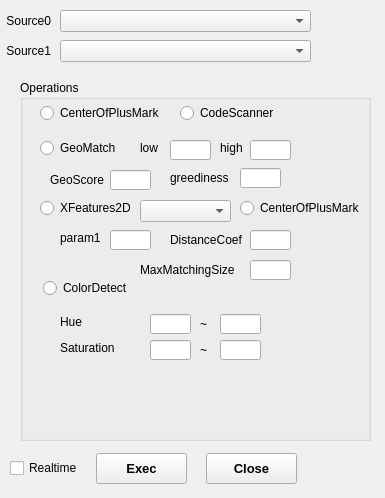
<?xml version="1.0" encoding="UTF-8"?>
<ui version="4.0">
 <class>DialogApplication</class>
 <widget class="QWidget" name="DialogApplication">
  <property name="geometry">
   <rect>
    <x>0</x>
    <y>0</y>
    <width>385</width>
    <height>498</height>
   </rect>
  </property>
  <property name="mouseTracking">
   <bool>false</bool>
  </property>
  <property name="tabletTracking">
   <bool>true</bool>
  </property>
  <property name="windowTitle">
   <string>Application</string>
  </property>
  <widget class="QPushButton" name="pushButtonClose">
   <property name="geometry">
    <rect>
     <x>206</x>
     <y>453</y>
     <width>91</width>
     <height>31</height>
    </rect>
   </property>
   <property name="font">
    <font>
     <family>Arial</family>
     <pointsize>10</pointsize>
     <weight>75</weight>
     <bold>true</bold>
    </font>
   </property>
   <property name="text">
    <string>Close</string>
   </property>
  </widget>
  <widget class="QPushButton" name="pushButtonExec">
   <property name="geometry">
    <rect>
     <x>96</x>
     <y>453</y>
     <width>91</width>
     <height>31</height>
    </rect>
   </property>
   <property name="font">
    <font>
     <family>Arial</family>
     <pointsize>10</pointsize>
     <weight>75</weight>
     <bold>true</bold>
    </font>
   </property>
   <property name="text">
    <string>Exec</string>
   </property>
  </widget>
  <widget class="QCheckBox" name="chkBoxRealtime">
   <property name="geometry">
    <rect>
     <x>10</x>
     <y>460</y>
     <width>71</width>
     <height>16</height>
    </rect>
   </property>
   <property name="text">
    <string>Realtime</string>
   </property>
  </widget>
  <widget class="QLabel" name="label_4">
   <property name="geometry">
    <rect>
     <x>0</x>
     <y>10</y>
     <width>51</width>
     <height>21</height>
    </rect>
   </property>
   <property name="text">
    <string>Source0</string>
   </property>
   <property name="alignment">
    <set>Qt::AlignRight|Qt::AlignTrailing|Qt::AlignVCenter</set>
   </property>
  </widget>
  <widget class="QComboBox" name="comboBoxSource0">
   <property name="geometry">
    <rect>
     <x>60</x>
     <y>10</y>
     <width>251</width>
     <height>22</height>
    </rect>
   </property>
  </widget>
  <widget class="QGroupBox" name="OperationsGroup">
   <property name="geometry">
    <rect>
     <x>20</x>
     <y>80</y>
     <width>351</width>
     <height>361</height>
    </rect>
   </property>
   <property name="title">
    <string>Operations</string>
   </property>
   <widget class="QRadioButton" name="radioButtonCenterOfPlusMark">
    <property name="geometry">
     <rect>
      <x>20</x>
      <y>25</y>
      <width>131</width>
      <height>16</height>
     </rect>
    </property>
    <property name="text">
     <string>CenterOfPlusMark</string>
    </property>
   </widget>
   <widget class="QRadioButton" name="radioButtonCodeScanner">
    <property name="geometry">
     <rect>
      <x>160</x>
      <y>25</y>
      <width>111</width>
      <height>16</height>
     </rect>
    </property>
    <property name="text">
     <string>CodeScanner</string>
    </property>
   </widget>
   <widget class="QRadioButton" name="radioButtonGeoMatch">
    <property name="geometry">
     <rect>
      <x>20</x>
      <y>60</y>
      <width>111</width>
      <height>16</height>
     </rect>
    </property>
    <property name="text">
     <string>GeoMatch</string>
    </property>
   </widget>
   <widget class="QLineEdit" name="editGeoHigh">
    <property name="geometry">
     <rect>
      <x>230</x>
      <y>60</y>
      <width>41</width>
      <height>20</height>
     </rect>
    </property>
   </widget>
   <widget class="QLineEdit" name="editGeoLow">
    <property name="geometry">
     <rect>
      <x>150</x>
      <y>60</y>
      <width>41</width>
      <height>20</height>
     </rect>
    </property>
   </widget>
   <widget class="QLabel" name="label_2">
    <property name="geometry">
     <rect>
      <x>200</x>
      <y>60</y>
      <width>31</width>
      <height>16</height>
     </rect>
    </property>
    <property name="text">
     <string>high</string>
    </property>
   </widget>
   <widget class="QLabel" name="label">
    <property name="geometry">
     <rect>
      <x>120</x>
      <y>60</y>
      <width>31</width>
      <height>16</height>
     </rect>
    </property>
    <property name="text">
     <string>low</string>
    </property>
   </widget>
   <widget class="QLabel" name="label_5">
    <property name="geometry">
     <rect>
      <x>150</x>
      <y>90</y>
      <width>71</width>
      <height>16</height>
     </rect>
    </property>
    <property name="text">
     <string>greediness</string>
    </property>
   </widget>
   <widget class="QLineEdit" name="editGeoGreediness">
    <property name="geometry">
     <rect>
      <x>220</x>
      <y>88</y>
      <width>41</width>
      <height>20</height>
     </rect>
    </property>
   </widget>
   <widget class="QLineEdit" name="editParam1">
    <property name="geometry">
     <rect>
      <x>90</x>
      <y>150</y>
      <width>41</width>
      <height>20</height>
     </rect>
    </property>
   </widget>
   <widget class="QLabel" name="label_3">
    <property name="geometry">
     <rect>
      <x>40</x>
      <y>150</y>
      <width>51</width>
      <height>16</height>
     </rect>
    </property>
    <property name="text">
     <string>param1</string>
    </property>
   </widget>
   <widget class="QRadioButton" name="radioButtonXFeatures2D">
    <property name="geometry">
     <rect>
      <x>20</x>
      <y>120</y>
      <width>111</width>
      <height>16</height>
     </rect>
    </property>
    <property name="text">
     <string>XFeatures2D</string>
    </property>
   </widget>
   <widget class="QComboBox" name="comboBoxDetector">
    <property name="geometry">
     <rect>
      <x>120</x>
      <y>120</y>
      <width>91</width>
      <height>22</height>
     </rect>
    </property>
   </widget>
   <widget class="QLineEdit" name="editGeoScore">
    <property name="geometry">
     <rect>
      <x>90</x>
      <y>90</y>
      <width>41</width>
      <height>20</height>
     </rect>
    </property>
   </widget>
   <widget class="QLabel" name="label_6">
    <property name="geometry">
     <rect>
      <x>30</x>
      <y>90</y>
      <width>61</width>
      <height>20</height>
     </rect>
    </property>
    <property name="text">
     <string>GeoScore</string>
    </property>
   </widget>
   <widget class="QLabel" name="label_8">
    <property name="geometry">
     <rect>
      <x>150</x>
      <y>150</y>
      <width>81</width>
      <height>20</height>
     </rect>
    </property>
    <property name="text">
     <string>DistanceCoef</string>
    </property>
   </widget>
   <widget class="QLineEdit" name="editDistanceCoef">
    <property name="geometry">
     <rect>
      <x>230</x>
      <y>150</y>
      <width>41</width>
      <height>20</height>
     </rect>
    </property>
   </widget>
   <widget class="QLineEdit" name="editMaxMatchingSize">
    <property name="geometry">
     <rect>
      <x>230</x>
      <y>180</y>
      <width>41</width>
      <height>20</height>
     </rect>
    </property>
   </widget>
   <widget class="QLabel" name="label_9">
    <property name="geometry">
     <rect>
      <x>120</x>
      <y>180</y>
      <width>111</width>
      <height>20</height>
     </rect>
    </property>
    <property name="text">
     <string>MaxMatchingSize</string>
    </property>
   </widget>
   <widget class="QRadioButton" name="radioButtonColorDetect">
    <property name="geometry">
     <rect>
      <x>23</x>
      <y>200</y>
      <width>111</width>
      <height>16</height>
     </rect>
    </property>
    <property name="text">
     <string>ColorDetect</string>
    </property>
   </widget>
   <widget class="QRadioButton" name="radioButtonCodeScanner_2">
    <property name="geometry">
     <rect>
      <x>360</x>
      <y>120</y>
      <width>111</width>
      <height>16</height>
     </rect>
    </property>
    <property name="text">
     <string>CodeScanner</string>
    </property>
   </widget>
   <widget class="QRadioButton" name="radioButtonCenterOfPlusMark_2">
    <property name="geometry">
     <rect>
      <x>220</x>
      <y>120</y>
      <width>131</width>
      <height>16</height>
     </rect>
    </property>
    <property name="text">
     <string>CenterOfPlusMark</string>
    </property>
   </widget>
  </widget>
  <widget class="QLabel" name="label_7">
   <property name="geometry">
    <rect>
     <x>0</x>
     <y>40</y>
     <width>51</width>
     <height>21</height>
    </rect>
   </property>
   <property name="text">
    <string>Source1</string>
   </property>
   <property name="alignment">
    <set>Qt::AlignRight|Qt::AlignTrailing|Qt::AlignVCenter</set>
   </property>
  </widget>
  <widget class="QComboBox" name="comboBoxSource1">
   <property name="geometry">
    <rect>
     <x>60</x>
     <y>40</y>
     <width>251</width>
     <height>22</height>
    </rect>
   </property>
  </widget>
  <widget class="QLabel" name="label_10">
   <property name="geometry">
    <rect>
     <x>60</x>
     <y>314</y>
     <width>51</width>
     <height>16</height>
    </rect>
   </property>
   <property name="text">
    <string>Hue</string>
   </property>
  </widget>
  <widget class="QLineEdit" name="editHue1">
   <property name="geometry">
    <rect>
     <x>150</x>
     <y>314</y>
     <width>41</width>
     <height>20</height>
    </rect>
   </property>
  </widget>
  <widget class="QLabel" name="label_11">
   <property name="geometry">
    <rect>
     <x>200</x>
     <y>316</y>
     <width>21</width>
     <height>16</height>
    </rect>
   </property>
   <property name="text">
    <string>~</string>
   </property>
  </widget>
  <widget class="QLineEdit" name="editHue2">
   <property name="geometry">
    <rect>
     <x>220</x>
     <y>314</y>
     <width>41</width>
     <height>20</height>
    </rect>
   </property>
  </widget>
  <widget class="QLabel" name="label_12">
   <property name="geometry">
    <rect>
     <x>60</x>
     <y>340</y>
     <width>61</width>
     <height>16</height>
    </rect>
   </property>
   <property name="text">
    <string>Saturation</string>
   </property>
  </widget>
  <widget class="QLabel" name="label_13">
   <property name="geometry">
    <rect>
     <x>200</x>
     <y>342</y>
     <width>21</width>
     <height>16</height>
    </rect>
   </property>
   <property name="text">
    <string>~</string>
   </property>
  </widget>
  <widget class="QLineEdit" name="editSaturation1">
   <property name="geometry">
    <rect>
     <x>150</x>
     <y>340</y>
     <width>41</width>
     <height>20</height>
    </rect>
   </property>
  </widget>
  <widget class="QLineEdit" name="editSaturation2">
   <property name="geometry">
    <rect>
     <x>220</x>
     <y>340</y>
     <width>41</width>
     <height>20</height>
    </rect>
   </property>
  </widget>
 </widget>
 <resources/>
 <connections/>
</ui>
